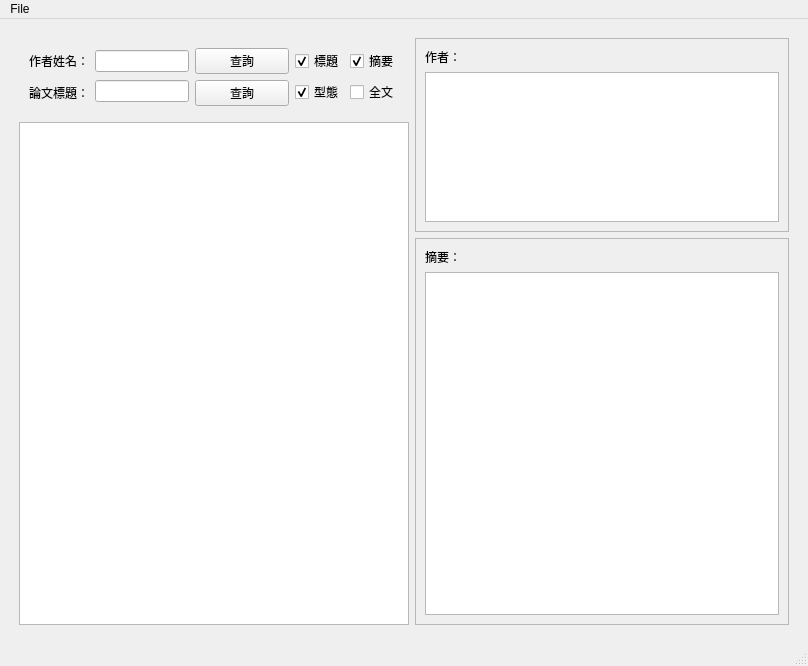
<?xml version="1.0" encoding="UTF-8"?>
<ui version="4.0">
 <class>MainWindow</class>
 <widget class="QMainWindow" name="MainWindow">
  <property name="geometry">
   <rect>
    <x>0</x>
    <y>0</y>
    <width>808</width>
    <height>666</height>
   </rect>
  </property>
  <property name="windowTitle">
   <string>MainWindow</string>
  </property>
  <widget class="QWidget" name="centralwidget">
   <layout class="QVBoxLayout" name="verticalLayout_10">
    <item>
     <layout class="QHBoxLayout" name="horizontalLayout_2">
      <property name="leftMargin">
       <number>10</number>
      </property>
      <property name="topMargin">
       <number>10</number>
      </property>
      <property name="rightMargin">
       <number>10</number>
      </property>
      <property name="bottomMargin">
       <number>10</number>
      </property>
      <item>
       <layout class="QVBoxLayout" name="verticalLayout_8">
        <item>
         <layout class="QHBoxLayout" name="horizontalLayout" stretch="1,2,2,0,0">
          <property name="leftMargin">
           <number>10</number>
          </property>
          <property name="topMargin">
           <number>10</number>
          </property>
          <property name="rightMargin">
           <number>10</number>
          </property>
          <property name="bottomMargin">
           <number>10</number>
          </property>
          <item>
           <layout class="QVBoxLayout" name="verticalLayout_3">
            <item>
             <widget class="QLabel" name="label">
              <property name="text">
               <string>作者姓名：</string>
              </property>
             </widget>
            </item>
            <item>
             <widget class="QLabel" name="label_2">
              <property name="text">
               <string>論文標題：</string>
              </property>
             </widget>
            </item>
           </layout>
          </item>
          <item>
           <layout class="QVBoxLayout" name="verticalLayout_4">
            <item>
             <widget class="QLineEdit" name="lineEdit"/>
            </item>
            <item>
             <widget class="QLineEdit" name="lineEdit_title"/>
            </item>
           </layout>
          </item>
          <item>
           <layout class="QVBoxLayout" name="verticalLayout_5">
            <item>
             <widget class="QPushButton" name="pushButton">
              <property name="text">
               <string>查詢</string>
              </property>
             </widget>
            </item>
            <item>
             <widget class="QPushButton" name="p_But_by_title">
              <property name="text">
               <string>查詢</string>
              </property>
             </widget>
            </item>
           </layout>
          </item>
          <item>
           <layout class="QVBoxLayout" name="verticalLayout_6">
            <item>
             <widget class="QCheckBox" name="checkBox_title">
              <property name="text">
               <string>標題</string>
              </property>
              <property name="checked">
               <bool>true</bool>
              </property>
             </widget>
            </item>
            <item>
             <widget class="QCheckBox" name="checkBox_type">
              <property name="text">
               <string>型態</string>
              </property>
              <property name="checked">
               <bool>true</bool>
              </property>
             </widget>
            </item>
           </layout>
          </item>
          <item>
           <layout class="QVBoxLayout" name="verticalLayout_7">
            <item>
             <widget class="QCheckBox" name="checkBox_abstract">
              <property name="text">
               <string>摘要</string>
              </property>
              <property name="checked">
               <bool>true</bool>
              </property>
             </widget>
            </item>
            <item>
             <widget class="QCheckBox" name="checkBox_text">
              <property name="text">
               <string>全文</string>
              </property>
             </widget>
            </item>
           </layout>
          </item>
         </layout>
        </item>
        <item>
         <widget class="QTableView" name="tableView">
          <property name="alternatingRowColors">
           <bool>true</bool>
          </property>
         </widget>
        </item>
       </layout>
      </item>
      <item>
       <layout class="QVBoxLayout" name="verticalLayout_9" stretch="1,2">
        <item>
         <widget class="QFrame" name="frame">
          <property name="frameShape">
           <enum>QFrame::StyledPanel</enum>
          </property>
          <property name="frameShadow">
           <enum>QFrame::Raised</enum>
          </property>
          <layout class="QVBoxLayout" name="verticalLayout">
           <item>
            <widget class="QLabel" name="label_3">
             <property name="text">
              <string>作者：</string>
             </property>
            </widget>
           </item>
           <item>
            <widget class="QTextBrowser" name="textBrowser_authors"/>
           </item>
          </layout>
         </widget>
        </item>
        <item>
         <widget class="QFrame" name="frame_2">
          <property name="frameShape">
           <enum>QFrame::StyledPanel</enum>
          </property>
          <property name="frameShadow">
           <enum>QFrame::Raised</enum>
          </property>
          <layout class="QVBoxLayout" name="verticalLayout_2">
           <item>
            <widget class="QLabel" name="label_4">
             <property name="text">
              <string>摘要：</string>
             </property>
            </widget>
           </item>
           <item>
            <widget class="QTextBrowser" name="textBrowser_abstract"/>
           </item>
          </layout>
         </widget>
        </item>
       </layout>
      </item>
     </layout>
    </item>
   </layout>
  </widget>
  <widget class="QMenuBar" name="menubar">
   <property name="geometry">
    <rect>
     <x>0</x>
     <y>0</y>
     <width>808</width>
     <height>36</height>
    </rect>
   </property>
   <widget class="QMenu" name="menuFile">
    <property name="title">
     <string>File</string>
    </property>
    <addaction name="actionEXIT"/>
    <addaction name="actionSave_Data"/>
   </widget>
   <addaction name="menuFile"/>
  </widget>
  <widget class="QStatusBar" name="statusbar"/>
  <action name="actionEXIT">
   <property name="text">
    <string>EXIT</string>
   </property>
  </action>
  <action name="actionSave_Data">
   <property name="text">
    <string>SAVE</string>
   </property>
  </action>
 </widget>
 <resources/>
 <connections/>
</ui>
